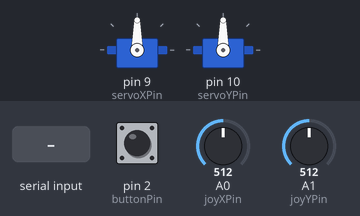
Bench run of a sketch on a simulated Arduino Uno, built with avr-gcc and run on an emulated ATmega328P. Shown: 2 × servo. The inputs (shaded band) are chosen by the test bench; at power-on: A0 (joyXPin) = 512, A1 (joyYPin) = 512, pin 2 (buttonPin) HIGH.

Above: at 1.8 s.
1.9 s: A0 (joyXPin) set to 716
At 3.0 s:
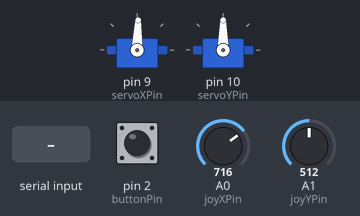
6.0 s: A1 (joyYPin) set to 716
At 8.2 s:
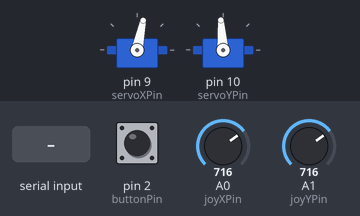
10.1 s: "30,150\n" received over Serial
At 13.4 s:
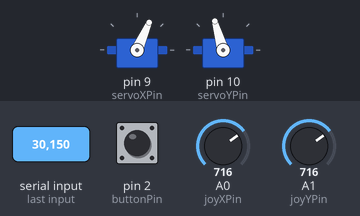
14.2 s: A0 (joyXPin) set to 511
18.3 s: A1 (joyYPin) set to 511
At 22.2 s:
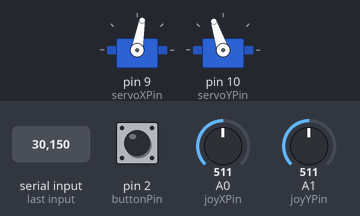
22.4 s: A1 (joyYPin) set to 900
Timing chart, 0 to 30.5 s (numbered marks = the images above; inputs shaded):
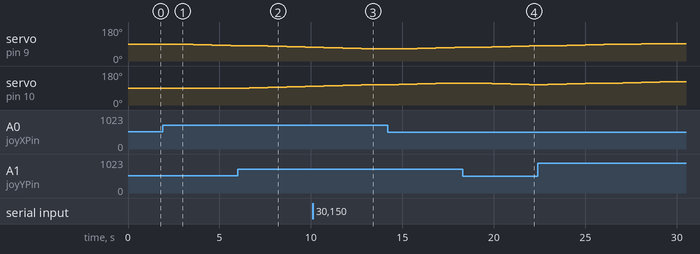

Measured:
- after the input at 1.9 s, servo on pin 9 (servoXPin): 90° → 88° after 0.64 s, → 86° 1.0 s later, → 84° 1.0 s later, → 82° 1.0 s later
- after the input at 6.0 s, servo on pin 10 (servoYPin): 90° → 92° after 0.62 s, → 94° 1.0 s later, → 96° 1.0 s later, → 98° 1.0 s later

The sketch:

servo_link.ino
```cpp
#include <Servo.h>

const int servoXPin = 9;  // Define the pin for the X-axis servo
const int servoYPin = 10; // Define the pin for the Y-axis servo
const int joyXPin = A0;   // Define the analog pin for the joystick X-axis
const int joyYPin = A1;   // Define the analog pin for the joystick Y-axis
const int buttonPin = 2;  // Define the digital pin for the joystick button

Servo servoX;
Servo servoY;

bool manualControl = false;  // Flag for manual control
int servoXAngle = 90;        // Current angle of the X-axis servo
int servoYAngle = 90;        // Current angle of the Y-axis servo
int prevServoXAngle = 90;    // Previous angle of the X-axis servo
int prevServoYAngle = 90;    // Previous angle of the Y-axis servo
const int stepSize = 2;      // Step size for smoother servo movement

void setup() {
  Serial.begin(9600);  // Increase baud rate for faster communication
  servoX.attach(servoXPin);  // Attach the X-axis servo to pin 9
  servoY.attach(servoYPin);  // Attach the Y-axis servo to pin 10

  pinMode(buttonPin, INPUT_PULLUP);  // Initialize the button pin as input with pull-up resistor

  servoX.write(90);  // Set initial position for X-axis servo
  servoY.write(90);  // Set initial position for Y-axis servo
}

void loop() {
  // Check if the joystick button is pressed to toggle manual control
  if (digitalRead(buttonPin) == HIGH) {
    manualControl = !manualControl;
    delay(500);  // Debounce delay
  }

  if (manualControl) {
    // Read joystick values
    int joyXValue = analogRead(joyXPin);
    int joyYValue = analogRead(joyYPin);

    // Map joystick values to servo angles (assuming joystick returns values between 0 and 1023)
    int targetXAngle = map(joyXValue, 0, 1023, 180, 0);
    int targetYAngle = map(joyYValue, 0, 1023, 0, 180);

    // Update servo positions smoothly
    updateServoPosition(servoX, servoXAngle, targetXAngle);
    updateServoPosition(servoY, servoYAngle, targetYAngle);

  } else {
    if (Serial.available()) {
      // Read the incoming serial data
      String data = Serial.readStringUntil('\n');
      int commaIndex = data.indexOf(',');

      if (commaIndex > 0) {
        // Extract X and Y coordinates
        int targetXAngle = data.substring(0, commaIndex).toInt();
        int targetYAngle = data.substring(commaIndex + 1).toInt();

        // Update servo positions smoothly
        updateServoPosition(servoX, servoXAngle, targetXAngle);
        updateServoPosition(servoY, servoYAngle, targetYAngle);
      }
    }
  }

  delay(10);  // Small delay for smoother movement
}

void updateServoPosition(Servo &servo, int &currentAngle, int targetAngle) {
  if (currentAngle != targetAngle) {
    if (currentAngle < targetAngle) {
      currentAngle += stepSize;
      if (currentAngle > targetAngle) currentAngle = targetAngle;
    } else {
      currentAngle -= stepSize;
      if (currentAngle < targetAngle) currentAngle = targetAngle;
    }
    servo.write(currentAngle);
  }
}
```
